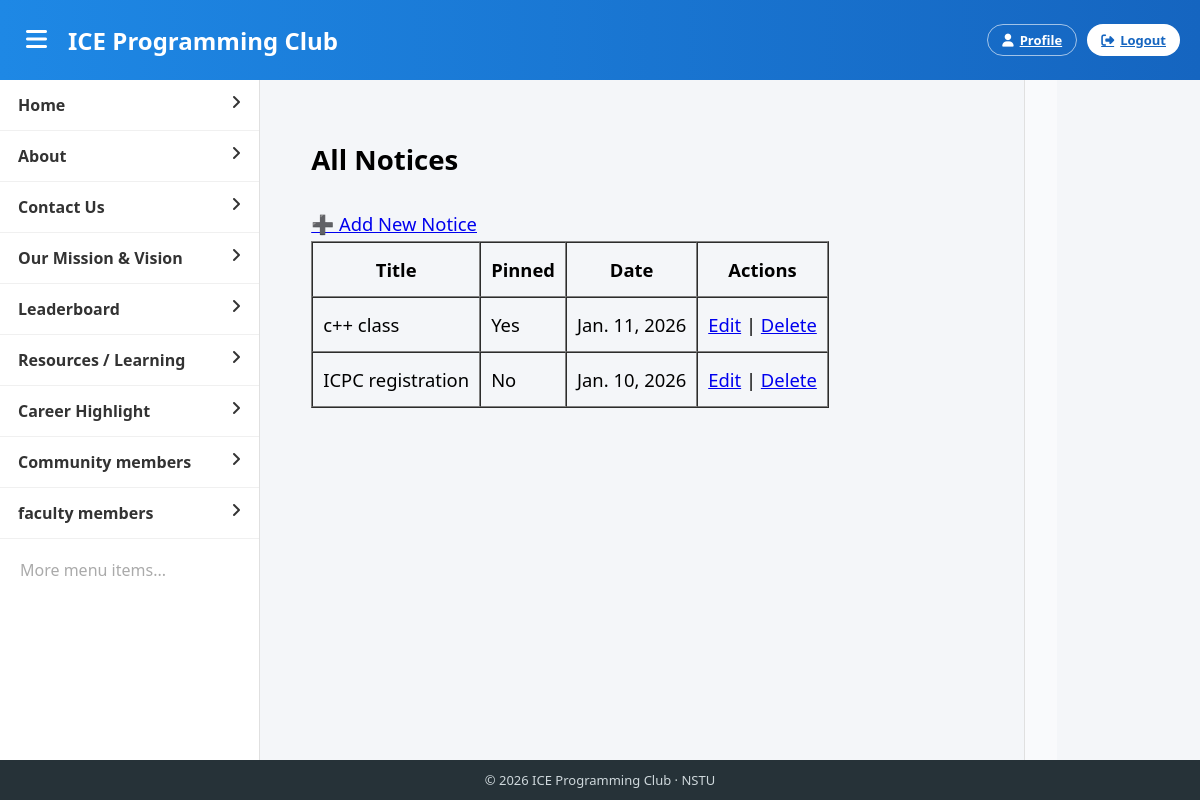
/admin_notices/ (signed in), run on the app's committed database.
### Core/models.py (models this page shows, shortened)
class Notice(models.Model):
    title = models.CharField(max_length=200)
    description = models.TextField()
    date = models.DateField(auto_now_add=True)
    is_pinned = models.BooleanField(default=False)

### Core/views.py (the view)
# urls.py: path('admin_notices/', views.admin_notice_list, name='admin_notice_list'),
@login_required
def admin_notice_list(request):
    notices = Notice.objects.all().order_by('-date')
    return render(request, 'admin/admin_notice_list.html', {'notices': notices})

### templates/admin/admin_notice_list.html (shortened to what this page needs)
{% extends "Core_templates/index.html" %}
{% block content %}
<h2>All Notices</h2>
<a href="{% url 'admin_notice_add' %}">➕ Add New Notice</a>
<table border="1" cellpadding="10" cellspacing="0">
    <tr>
        <th>Title</th>
        <th>Pinned</th>
        <th>Date</th>
        <th>Actions</th>
    </tr>
    {% for notice in notices %}
    <tr>
        <td>{{ notice.title }}</td>
        <td>{% if notice.is_pinned %}Yes{% else %}No{% endif %}</td>
        <td>{{ notice.date }}</td>
        <td>
            <a href="{% url 'admin_notice_edit' notice.id %}">Edit</a> |
            <a href="{% url 'admin_notice_delete' notice.id %}">Delete</a>
        </td>
    </tr>
    {% empty %}
    <tr><td colspan="4">No notices found.</td></tr>
    {% endfor %}
</table>
{% endblock %}

### templates/Core_templates/index.html (style rules this page uses)
:root { --primary:#1e88e5; --primary-dark:#1565c0; --bg:#f4f6f9; --border:#e0e0e0; --text:#333; }
body { margin:0; height:100vh; display:flex; flex-direction:column; font-family:'Segoe UI',sans-serif; background:var(--bg); overflow:hidden; }

### data on the page
Notice: title "c++ class", is_pinned "Yes", date "Jan. 11, 2026"
Notice: title "ICPC registration", is_pinned "No", date "Jan. 10, 2026"
